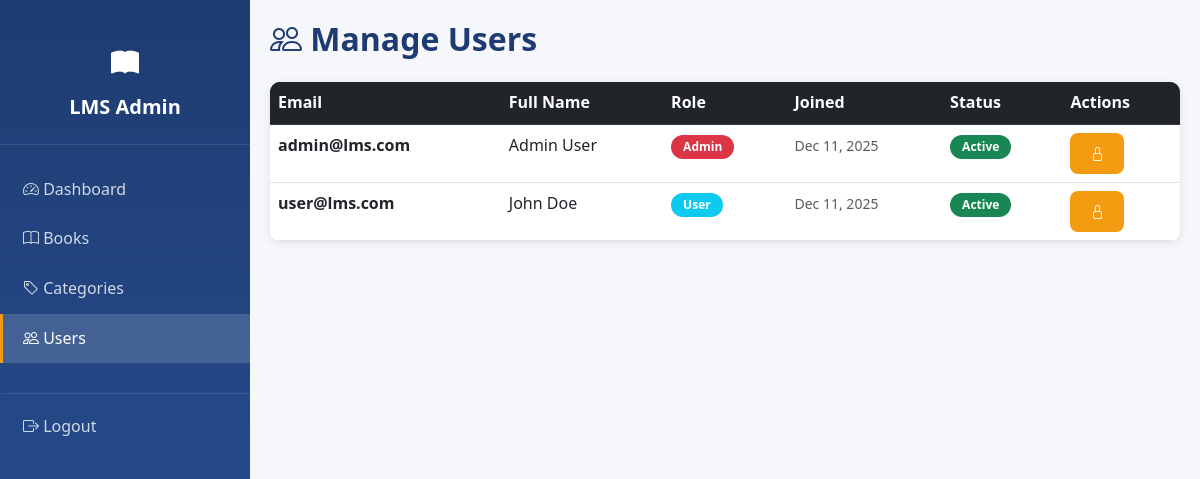
The page /admin/users.php (signed in) on the database its author committed.
### tables this page shows
CREATE TABLE IF NOT EXISTS users (
    id INT PRIMARY KEY AUTO_INCREMENT,
    username VARCHAR(50) UNIQUE NOT NULL,
    email VARCHAR(100) UNIQUE NOT NULL,
    password VARCHAR(255) NOT NULL,
    full_name VARCHAR(100) NOT NULL,
    role ENUM('admin', 'user') DEFAULT 'user',
    phone VARCHAR(15),
    address TEXT,
    city VARCHAR(50),
    state VARCHAR(50),
    postal_code VARCHAR(10),
    is_active BOOLEAN DEFAULT TRUE,
    created_at TIMESTAMP DEFAULT CURRENT_TIMESTAMP,
    updated_at TIMESTAMP DEFAULT CURRENT_TIMESTAMP ON UPDATE CURRENT_TIMESTAMP,
    INDEX idx_username (username),
    INDEX idx_email (email),
    INDEX idx_role (role),
    INDEX idx_is_active (is_active)
);

### config/database.php (called while the page is built, shortened)
<?php
function executeQuery($conn, $query, $types = "", $params = []) {
    try {
        $stmt = $conn->prepare($query);
        if (!$stmt->execute()) {
            throw new Exception("Execute failed: " . $stmt->error);
        }
        return $stmt;
    } catch (Exception $e) {
        error_log("Query execution error: " . $e->getMessage(), 3, __DIR__ . "/../logs/error.log");
        return null;
    }
}
function getRows($conn, $query, $types = "", $params = []) {
    $stmt = executeQuery($conn, $query, $types, $params);
    if ($stmt) {
        $result = $stmt->get_result();
        $rows = $result->fetch_all(MYSQLI_ASSOC);
        return $rows;
    }
    return [];
}
?>

### admin/users.php (the view, shortened to what this page needs)
<?php
require_once '../config/database.php';
$users = getRows($conn,
    "SELECT id, username, email, full_name, role, is_active, created_at FROM users ORDER BY created_at DESC", "", []);
?>
<!DOCTYPE html>
<html lang="en">
<head>
    <link href="https://cdn.jsdelivr.net/npm/bootstrap@5.3.0/dist/css/bootstrap.min.css" rel="stylesheet">
    <link href="https://cdn.jsdelivr.net/npm/bootstrap-icons@1.11.0/font/bootstrap-icons.css" rel="stylesheet">
    <link rel="stylesheet" href="../assets/css/style.css">
    <link rel="stylesheet" href="../assets/css/dashboard.css">
</head>
<body>
    <div class="sidebar">
        <div class="sidebar-header">
            <i class="bi bi-book-fill" style="font-size: 28px; margin-bottom: 10px; display: block;"></i>
            <h5>LMS Admin</h5>
        </div>
        <nav class="sidebar-nav">
            <a href="dashboard.php" class="nav-link">
                <i class="bi bi-speedometer2"></i> Dashboard
            </a>
            <a href="books.php" class="nav-link">
                <i class="bi bi-book"></i> Books
            </a>
            <a href="categories.php" class="nav-link">
                <i class="bi bi-tag"></i> Categories
            </a>
            <a href="users.php" class="nav-link active">
                <i class="bi bi-people"></i> Users
            </a>
            <a href="../includes/logout.php" class="nav-link" style="color: rgba(255, 255, 255, 0.6); margin-top: 30px; border-top: 1px solid rgba(255, 255, 255, 0.1); padding-top: 20px;">
                <i class="bi bi-box-arrow-right"></i> Logout
            </a>
        </nav>
    </div>
    <div class="main-content">
        <h2 class="mb-4"><i class="bi bi-people"></i> Manage Users</h2>
        <div class="card">
            <div class="table-responsive">
                <table class="table table-hover mb-0">
                    <thead class="table-dark">
                        <tr>
                            <th>Email</th>
                            <th>Full Name</th>
                            <th>Role</th>
                            <th>Joined</th>
                            <th>Status</th>
                            <th>Actions</th>
                        </tr>
                    </thead>
                    <tbody>
                        <?php if (!empty($users)): ?>
                            <?php foreach ($users as $user): ?>
                                <tr>
                                    <td><strong><?php echo htmlspecialchars($user['email']); ?></strong></td>
                                    <td><?php echo htmlspecialchars($user['full_name']); ?></td>
                                    <td>
                                        <span class="badge <?php echo $user['role'] === 'admin' ? 'bg-danger' : 'bg-info'; ?>">
                                            <?php echo htmlspecialchars(ucfirst($user['role'])); ?>
                                        </span>
                                    </td>
                                    <td>
                                        <small class="text-muted"><?php echo date('M d, Y', strtotime($user['created_at'])); ?></small>
                                    </td>
                                    <td>
                                        <?php echo $user['is_active'] ? '<span class="badge bg-success">Active</span>' : '<span class="badge bg-secondary">Inactive</span>'; ?>
                                    </td>
                                    <td>
                                        <form method="POST" style="display: inline;">
                                            <button type="submit" class="btn btn-sm <?php echo $user['is_active'] ? 'btn-warning' : 'btn-success'; ?>">
                                                <i class="bi bi-<?php echo $user['is_active'] ? 'lock' : 'unlock'; ?>"></i>
                                            </button>
                                        </form>
                                    </td>
                                </tr>
                            <?php endforeach; ?>
                        <?php endif; ?>
                    </tbody>
                </table>
            </div>
        </div>
    </div>
</body>
</html>

### assets/css/style.css (style rules this page uses)
:root { --primary-color: #1e3c72; --secondary-color: #2a5298; --accent-color: #f39c12; --success-color: #27ae60; --danger-color: #e74c3c; --warning-color: #f39c12; --info-color: #3498db; --light-bg: #ecf0f1; --dark-text: #2c3e50; --border-color: #bdc3c7; }
* { margin: 0; padding: 0; box-sizing: border-box; }
html, body { height: 100%; }
body { font-family: 'Segoe UI', Tahoma, Geneva, Verdana, sans-serif; color: var(--dark-text); background-color: #f5f7fa; line-height: 1.6; }
h1, h2, h3, h4, h5, h6 { font-weight: 700; color: var(--primary-color); margin-bottom: 1rem; }
a { color: var(--primary-color); text-decoration: none; transition: all 0.3s ease; }
.btn { font-weight: 600; border-radius: 8px; padding: 10px 20px; transition: all 0.3s ease; border: none; cursor: pointer; }
.btn-warning { background: var(--warning-color); color: white; }
.card { border: none; border-radius: 10px; box-shadow: 0 2px 10px rgba(0, 0, 0, 0.05); transition: all 0.3s ease; }
.table { background: white; }
.table thead { background: linear-gradient(135deg, var(--primary-color) 0%, var(--secondary-color) 100%); color: white; }
.table tbody tr { transition: all 0.3s ease; }
.badge { padding: 6px 12px; border-radius: 20px; font-weight: 600; font-size: 12px; }
.nav-link { color: rgba(255, 255, 255, 0.8) !important; transition: all 0.3s ease; font-weight: 500; }
.nav-link:hover, .nav-link.active { color: white !important; }

### assets/css/dashboard.css (style rules this page uses)
.sidebar { width: 250px; background: linear-gradient(180deg, var(--primary-color) 0%, var(--secondary-color) 100%); color: white; padding: 20px 0; position: fixed; height: 100vh; overflow-y: auto; z-index: 1000; }
.sidebar-header { padding: 20px; text-align: center; border-bottom: 1px solid rgba(255, 255, 255, 0.1); }
.sidebar-header h5 { color: white; margin-bottom: 5px; }
.sidebar-nav { padding: 20px 0; }
.nav-link { display: block; padding: 12px 20px; color: rgba(255, 255, 255, 0.8); transition: all 0.3s ease; border-left: 3px solid transparent; text-decoration: none; }
.nav-link.active { background: rgba(255, 255, 255, 0.15); color: white; border-left-color: var(--accent-color); }
.main-content { margin-left: 250px; flex: 1; padding: 20px; background-color: #f5f7fa; }
.table-responsive { background: white; border-radius: 10px; box-shadow: 0 2px 10px rgba(0, 0, 0, 0.05); overflow: hidden; }
.table { margin-bottom: 0; }
.table thead { background: linear-gradient(135deg, var(--primary-color) 0%, var(--secondary-color) 100%); }
.table tbody tr { transition: all 0.3s ease; }

### rows shown on the page
users: email "admin@lms.com", full_name "Admin User", role "Admin", created_at "Dec 11, 2025", is_active "Active"
users: email "user@lms.com", full_name "John Doe", role "User", created_at "Dec 11, 2025", is_active "Active"
